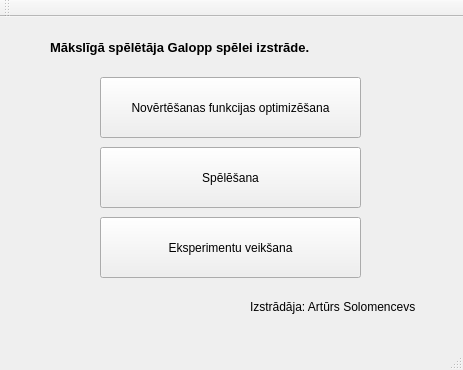
<?xml version="1.0" encoding="UTF-8"?>
<ui version="4.0">
 <class>MainWindow</class>
 <widget class="QMainWindow" name="MainWindow">
  <property name="geometry">
   <rect>
    <x>0</x>
    <y>0</y>
    <width>463</width>
    <height>370</height>
   </rect>
  </property>
  <property name="minimumSize">
   <size>
    <width>463</width>
    <height>370</height>
   </size>
  </property>
  <property name="maximumSize">
   <size>
    <width>463</width>
    <height>370</height>
   </size>
  </property>
  <property name="windowTitle">
   <string>Galvenā izvēlne</string>
  </property>
  <property name="locale">
   <locale language="Latvian" country="Latvia"/>
  </property>
  <widget class="QWidget" name="centralWidget">
   <widget class="QPushButton" name="OptimizeButton">
    <property name="geometry">
     <rect>
      <x>100</x>
      <y>60</y>
      <width>261</width>
      <height>61</height>
     </rect>
    </property>
    <property name="font">
     <font>
      <pointsize>9</pointsize>
     </font>
    </property>
    <property name="text">
     <string>Novērtēšanas funkcijas optimizēšana</string>
    </property>
   </widget>
   <widget class="QPushButton" name="PlayButton">
    <property name="geometry">
     <rect>
      <x>100</x>
      <y>130</y>
      <width>261</width>
      <height>61</height>
     </rect>
    </property>
    <property name="font">
     <font>
      <pointsize>9</pointsize>
     </font>
    </property>
    <property name="text">
     <string>Spēlēšana</string>
    </property>
   </widget>
   <widget class="QPushButton" name="EksperimentButton">
    <property name="geometry">
     <rect>
      <x>100</x>
      <y>200</y>
      <width>261</width>
      <height>61</height>
     </rect>
    </property>
    <property name="font">
     <font>
      <pointsize>9</pointsize>
     </font>
    </property>
    <property name="text">
     <string>Eksperimentu veikšana</string>
    </property>
   </widget>
   <widget class="QLabel" name="label">
    <property name="geometry">
     <rect>
      <x>50</x>
      <y>20</y>
      <width>361</width>
      <height>20</height>
     </rect>
    </property>
    <property name="font">
     <font>
      <pointsize>10</pointsize>
      <weight>75</weight>
      <bold>true</bold>
     </font>
    </property>
    <property name="text">
     <string>Mākslīgā spēlētāja Galopp spēlei izstrāde.</string>
    </property>
   </widget>
   <widget class="QLabel" name="label_2">
    <property name="geometry">
     <rect>
      <x>250</x>
      <y>280</y>
      <width>211</width>
      <height>20</height>
     </rect>
    </property>
    <property name="font">
     <font>
      <pointsize>9</pointsize>
     </font>
    </property>
    <property name="text">
     <string>Izstrādāja: Artūrs Solomencevs</string>
    </property>
   </widget>
  </widget>
  <widget class="QMenuBar" name="menuBar">
   <property name="geometry">
    <rect>
     <x>0</x>
     <y>0</y>
     <width>463</width>
     <height>26</height>
    </rect>
   </property>
  </widget>
  <widget class="QToolBar" name="mainToolBar">
   <attribute name="toolBarArea">
    <enum>TopToolBarArea</enum>
   </attribute>
   <attribute name="toolBarBreak">
    <bool>false</bool>
   </attribute>
  </widget>
  <widget class="QStatusBar" name="statusBar"/>
 </widget>
 <layoutdefault spacing="6" margin="11"/>
 <resources/>
 <connections/>
</ui>
